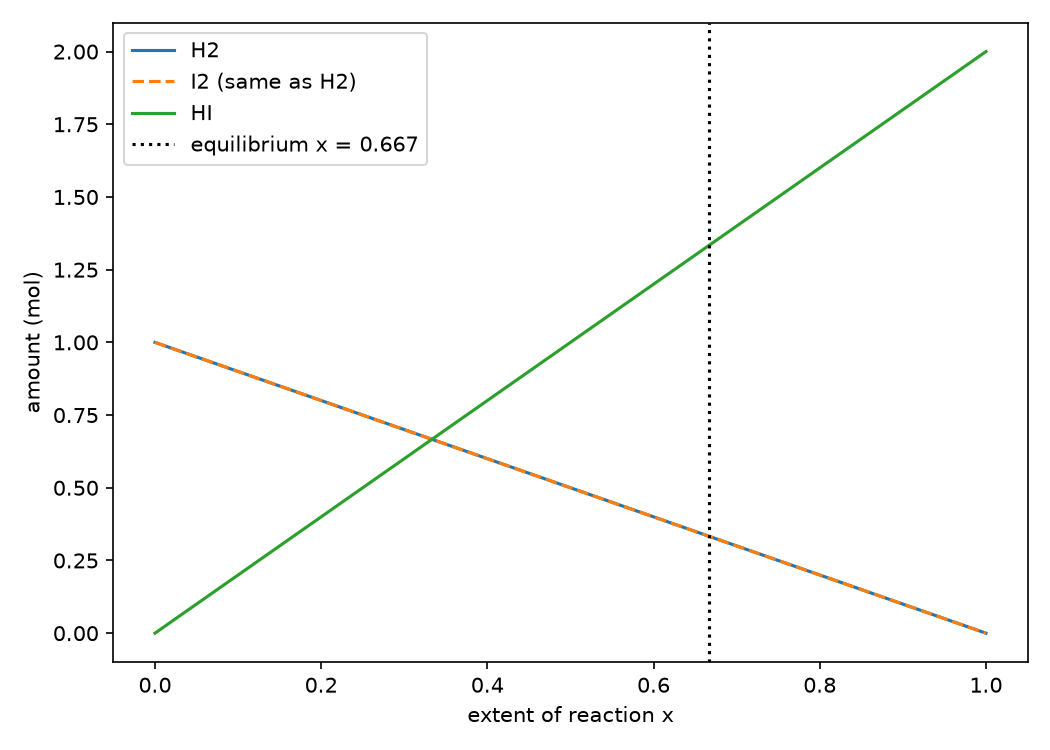

Write the Python code that produced this figure.
"""
PW2 Lab B Part 4 -- chemical equilibrium of H2 + I2 <-> 2 HI.
Run:  python equilibrium.py
"""
import numpy as np
import matplotlib.pyplot as plt
from scipy.optimize import newton, minimize

K = 16.0  # equilibrium constant (use the value from your skeleton if it has one)


def k_imbalance(x):
    """Left side of (2x)^2 / ((1-x)(1-x)) - K; zero at equilibrium."""
    x = np.ravel(x)[0]
    return (2 * x) ** 2 / ((1 - x) * (1 - x)) - K


# (1) root-finding with Newton
x_newton = newton(k_imbalance, 0.5)
print("Newton x:", x_newton)

# (2) minimise k_imbalance(x)**2 with SLSQP
res = minimize(lambda x: k_imbalance(x) ** 2, x0=0.5,
               method="SLSQP", bounds=[(0, 0.99)])
x_slsqp = res.x[0]
print("SLSQP x:", x_slsqp)

x_eq = x_newton
print("Equilibrium amounts (mol):")
print("  H2 =", 1 - x_eq)
print("  I2 =", 1 - x_eq)
print("  HI =", 2 * x_eq)

# plot amounts versus extent x
xs = np.linspace(0, 1, 200)
plt.figure(figsize=(7, 5))
plt.plot(xs, 1 - xs, label="H2")
plt.plot(xs, 1 - xs, "--", label="I2 (same as H2)")
plt.plot(xs, 2 * xs, label="HI")
plt.axvline(x_eq, color="k", linestyle=":", label=f"equilibrium x = {x_eq:.3f}")
plt.xlabel("extent of reaction x")
plt.ylabel("amount (mol)")
plt.legend()
plt.tight_layout()
plt.savefig("equilibrium.png", dpi=150)
